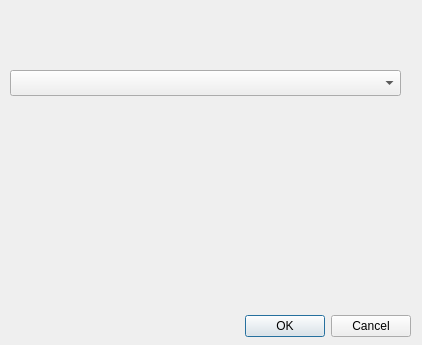
<?xml version="1.0" encoding="UTF-8"?>
<ui version="4.0">
 <class>UtilityFunctionsDialog</class>
 <widget class="QDialog" name="UtilityFunctionsDialog">
  <property name="geometry">
   <rect>
    <x>0</x>
    <y>0</y>
    <width>422</width>
    <height>345</height>
   </rect>
  </property>
  <property name="windowTitle">
   <string>Dialog</string>
  </property>
  <widget class="QDialogButtonBox" name="buttonBox">
   <property name="geometry">
    <rect>
     <x>70</x>
     <y>310</y>
     <width>341</width>
     <height>32</height>
    </rect>
   </property>
   <property name="orientation">
    <enum>Qt::Horizontal</enum>
   </property>
   <property name="standardButtons">
    <set>QDialogButtonBox::Cancel|QDialogButtonBox::Ok</set>
   </property>
  </widget>
  <widget class="QLabel" name="lbl_selected_text">
   <property name="geometry">
    <rect>
     <x>20</x>
     <y>10</y>
     <width>391</width>
     <height>16</height>
    </rect>
   </property>
   <property name="font">
    <font>
     <pointsize>11</pointsize>
     <italic>true</italic>
    </font>
   </property>
   <property name="text">
    <string>&lt;selected text&gt;</string>
   </property>
  </widget>
  <widget class="QComboBox" name="function_selector">
   <property name="geometry">
    <rect>
     <x>10</x>
     <y>70</y>
     <width>391</width>
     <height>26</height>
    </rect>
   </property>
  </widget>
  <widget class="QLabel" name="lbl_transformed_text">
   <property name="geometry">
    <rect>
     <x>20</x>
     <y>190</y>
     <width>331</width>
     <height>16</height>
    </rect>
   </property>
   <property name="font">
    <font>
     <pointsize>11</pointsize>
     <italic>true</italic>
    </font>
   </property>
   <property name="text">
    <string>&lt;transformed value&gt;</string>
   </property>
  </widget>
 </widget>
 <resources/>
 <connections>
  <connection>
   <sender>buttonBox</sender>
   <signal>accepted()</signal>
   <receiver>UtilityFunctionsDialog</receiver>
   <slot>accept()</slot>
   <hints>
    <hint type="sourcelabel">
     <x>248</x>
     <y>254</y>
    </hint>
    <hint type="destinationlabel">
     <x>157</x>
     <y>274</y>
    </hint>
   </hints>
  </connection>
  <connection>
   <sender>buttonBox</sender>
   <signal>rejected()</signal>
   <receiver>UtilityFunctionsDialog</receiver>
   <slot>reject()</slot>
   <hints>
    <hint type="sourcelabel">
     <x>316</x>
     <y>260</y>
    </hint>
    <hint type="destinationlabel">
     <x>286</x>
     <y>274</y>
    </hint>
   </hints>
  </connection>
 </connections>
</ui>
